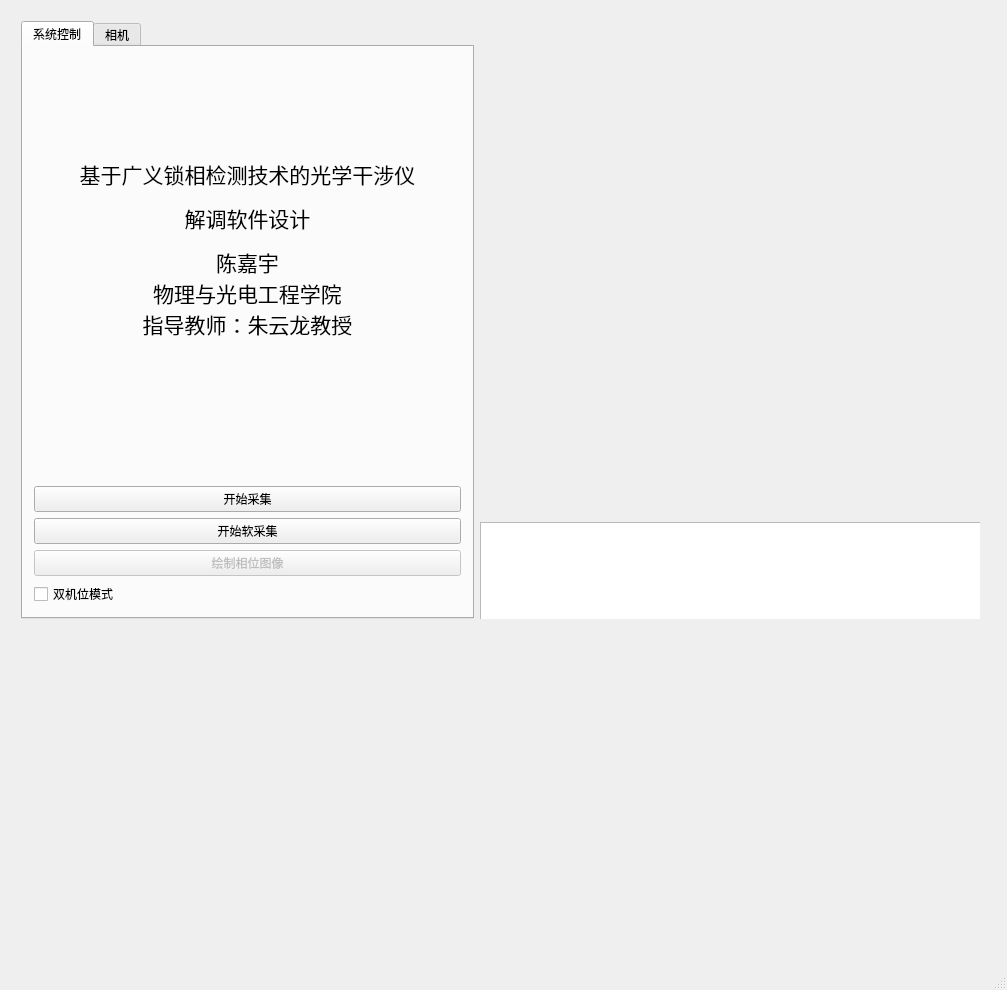
<?xml version="1.0" encoding="UTF-8"?>
<ui version="4.0">
 <class>MainWindow</class>
 <widget class="QMainWindow" name="MainWindow">
  <property name="geometry">
   <rect>
    <x>0</x>
    <y>0</y>
    <width>1007</width>
    <height>990</height>
   </rect>
  </property>
  <property name="windowTitle">
   <string>GLIA </string>
  </property>
  <widget class="QWidget" name="centralWidget">
   <widget class="QWidget" name="layoutWidget">
    <property name="geometry">
     <rect>
      <x>10</x>
      <y>10</y>
      <width>981</width>
      <height>951</height>
     </rect>
    </property>
    <layout class="QGridLayout" name="gridLayout_3">
     <item row="0" column="1">
      <widget class="QWidget" name="widgetRoot" native="true">
       <property name="minimumSize">
        <size>
         <width>500</width>
         <height>400</height>
        </size>
       </property>
       <widget class="QTextBrowser" name="tbBrowser">
        <property name="geometry">
         <rect>
          <x>0</x>
          <y>501</y>
          <width>501</width>
          <height>171</height>
         </rect>
        </property>
       </widget>
      </widget>
     </item>
     <item row="0" column="0">
      <widget class="QTabWidget" name="tabWidget">
       <property name="minimumSize">
        <size>
         <width>450</width>
         <height>590</height>
        </size>
       </property>
       <property name="currentIndex">
        <number>0</number>
       </property>
       <widget class="QWidget" name="widgetControl">
        <attribute name="title">
         <string>系统控制</string>
        </attribute>
        <layout class="QGridLayout" name="gridLayout_2">
         <item row="1" column="0" colspan="2">
          <widget class="QPushButton" name="bnStartGrab">
           <property name="enabled">
            <bool>true</bool>
           </property>
           <property name="text">
            <string>开始采集</string>
           </property>
          </widget>
         </item>
         <item row="4" column="0" colspan="2">
          <widget class="QPushButton" name="bnShow2D">
           <property name="enabled">
            <bool>false</bool>
           </property>
           <property name="text">
            <string>绘制相位图像</string>
           </property>
          </widget>
         </item>
         <item row="3" column="0" colspan="2">
          <widget class="QPushButton" name="bnStartStepGrab">
           <property name="text">
            <string>开始软采集</string>
           </property>
          </widget>
         </item>
         <item row="5" column="0" colspan="2">
          <widget class="QCheckBox" name="cbDoubleCam">
           <property name="text">
            <string>双机位模式</string>
           </property>
          </widget>
         </item>
         <item row="0" column="0" colspan="2">
          <widget class="QLabel" name="lInfo">
           <property name="text">
            <string>&lt;html&gt;&lt;head/&gt;&lt;body&gt;&lt;p align=&quot;center&quot;&gt;&lt;span style=&quot; font-family:'宋体'; font-size:16pt;&quot;&gt;基于广义锁相检测技术的光学干涉仪&lt;/span&gt;&lt;/p&gt;&lt;p align=&quot;center&quot;&gt;&lt;span style=&quot; font-family:'宋体'; font-size:16pt;&quot;&gt;解调软件设计&lt;/span&gt;&lt;/p&gt;&lt;p align=&quot;center&quot;&gt;&lt;span style=&quot; font-family:'宋体'; font-size:16pt;&quot;&gt;陈嘉宇&lt;br/&gt;物理与光电工程学院&lt;br/&gt;指导教师：朱云龙教授&lt;/span&gt;&lt;/p&gt;&lt;p&gt;&lt;br/&gt;&lt;/p&gt;&lt;/body&gt;&lt;/html&gt;</string>
           </property>
          </widget>
         </item>
        </layout>
       </widget>
       <widget class="QWidget" name="widgetCam">
        <attribute name="title">
         <string>相机</string>
        </attribute>
       </widget>
      </widget>
     </item>
     <item row="1" column="0" colspan="2">
      <widget class="QWidget" name="widgetArt" native="true">
       <property name="minimumSize">
        <size>
         <width>400</width>
         <height>325</height>
        </size>
       </property>
       <property name="layoutDirection">
        <enum>Qt::LeftToRight</enum>
       </property>
      </widget>
     </item>
    </layout>
   </widget>
  </widget>
  <widget class="QStatusBar" name="statusBar"/>
 </widget>
 <layoutdefault spacing="6" margin="11"/>
 <resources/>
 <connections/>
</ui>
